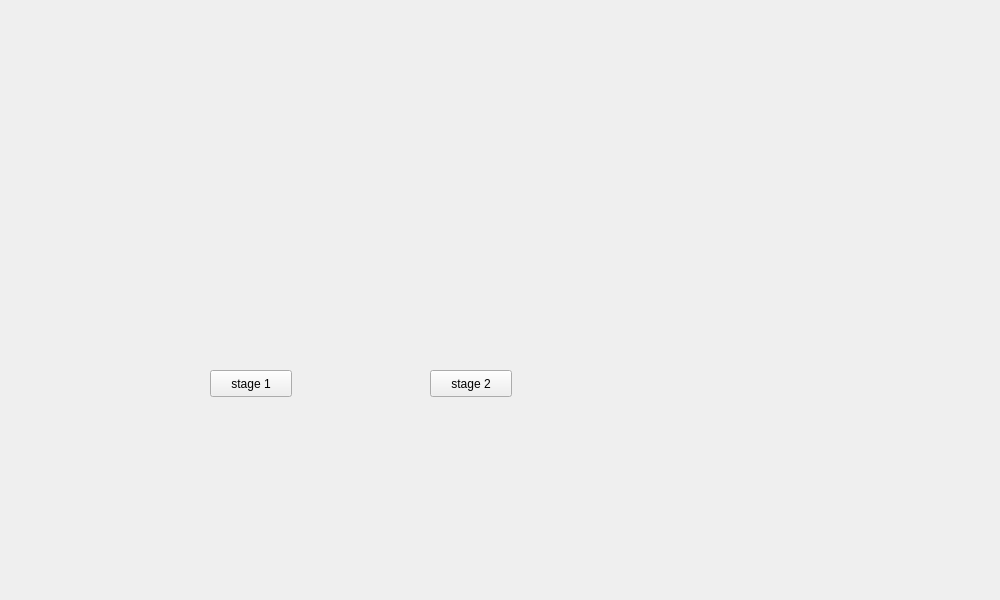
<?xml version="1.0" encoding="UTF-8"?>
<ui version="4.0">
 <class>StageSelect</class>
 <widget class="QMainWindow" name="StageSelect">
  <property name="geometry">
   <rect>
    <x>0</x>
    <y>0</y>
    <width>1000</width>
    <height>600</height>
   </rect>
  </property>
  <property name="windowTitle">
   <string>Gladiators GBP</string>
  </property>
  <widget class="QWidget" name="centralwidget">
   <widget class="QPushButton" name="stage1Button">
    <property name="geometry">
     <rect>
      <x>210</x>
      <y>370</y>
      <width>82</width>
      <height>27</height>
     </rect>
    </property>
    <property name="text">
     <string>stage 1</string>
    </property>
   </widget>
   <widget class="QPushButton" name="stage2Button">
    <property name="geometry">
     <rect>
      <x>430</x>
      <y>370</y>
      <width>82</width>
      <height>27</height>
     </rect>
    </property>
    <property name="text">
     <string>stage 2</string>
    </property>
   </widget>
  </widget>
 </widget>
 <resources/>
 <connections/>
</ui>
